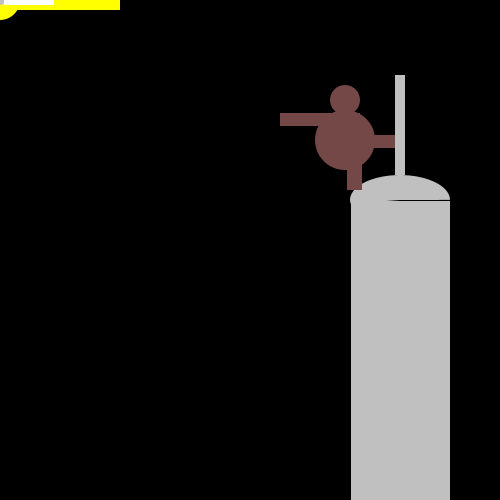
Frame 1 (no input)
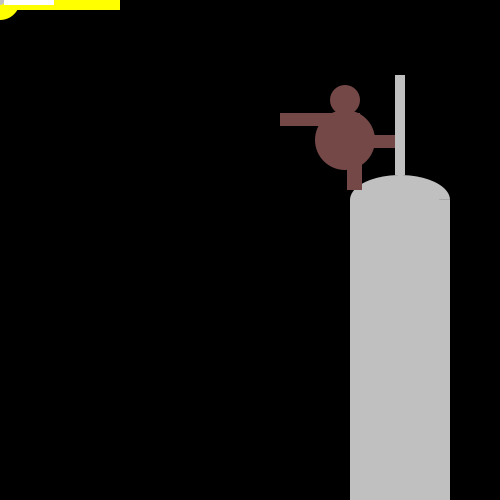
Frame 60 (the mouse pressed at the canvas centre just before this capture)
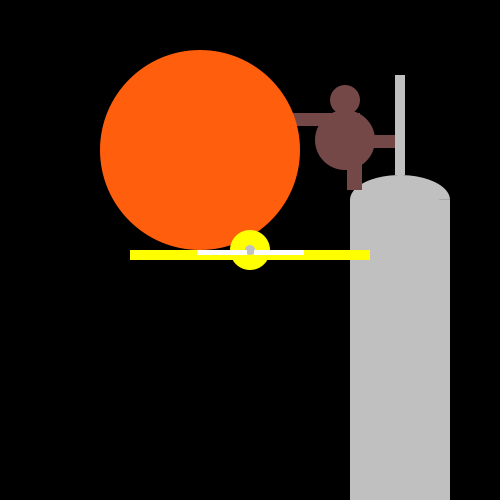
Frame 120 (the mouse held since frame 60 and released just before this capture)

The Processing sketch that drew these frames (run headless with seeded random() and noise(); from frame 60 on, the mouse is pressed at the canvas centre):

// Processing sketch: processing_145329
// ── processing_145329.pde

// Miles Dempsey- p4 engneering - 4.9.13
int m; //mouse moves plane arrows move arm up and down and mousePressed creates fireball.
 
void setup ()
{
size (500,500);
}
void draw ()
{
  background (0,0,0);
  fill (#C0C0C0);
  rect (350,200,100,300);
  noStroke ();
  arc (400,200,100,50,3,6.28);
  rect (395,75,10,100);
  //empire state building
 
  fill (117,72,72);
 
 
  m = 113;
ellipse (345,140,60,60);//king kong
  rect (345,135,50,13);
  rect (347,140,15,50);
  ellipse (345,100,30,30);
 

  if(key==CODED && keyCode==UP)
  { rect (280,124,80,13);}  //down arm
  else  {rect (280,113,80,13); 
        } //up arm

  if (mousePressed)
 {
  fill (255,94,13);
  ellipse (200,150,200,200);
 }
 
 else {ellipse (1,1,1,1);
     fill (0,0,0);
     println("KING KONG");
 } 
     
      
      
  pushMatrix ();
  translate (mouseX-163,mouseY-130);
  fill (#FFFF00);//plane
  ellipse (163,130,40,40);
  rect (43,130,105,10);
  rect (173,130,110,10);
  fill(#C0C0C0);
  ellipse (163,130,10,10);
 
  fill (255,255,255);
  rect (167,130,50,5);
  rect (110,130,50,5);
 
  popMatrix ();
}
